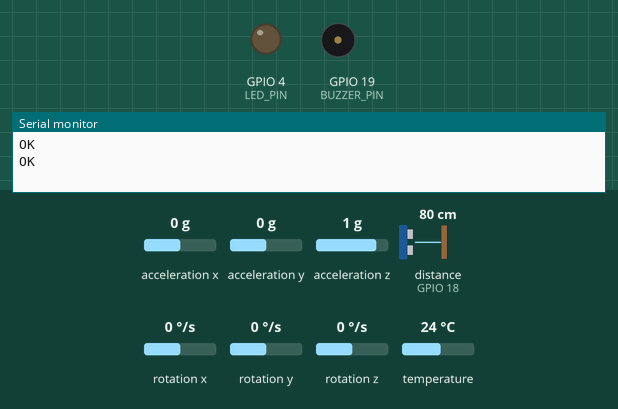
The sketch below on a simulated ESP32. Shown: output pins drawn as LEDs (lit = HIGH), buzzer (waves = sounding, pin HIGH), the last lines printed to the serial monitor. Wiring (inferred from the names in the program): ultrasonic range finder: trigger GPIO 5; echo GPIO 18. Dashed ring = blinking. The test bench sets the inputs (shaded band); at power-on: distance to the obstacle (sensor on GPIO 18) 80 cm, acceleration x 0 g, acceleration y 0 g, acceleration z 1 g, rotation x 0 °/s, rotation y 0 °/s, rotation z 0 °/s, temperature 24 °C. The echo pulse lasts 58.3 µs per cm; the modem accepts every AT command (registered, SIM ready, sends succeed) and sends nothing else; pins used as bus, display or sensor lines are not drawn.

Above: at 1.4 s.
1.5 s: distance to the obstacle (sensor on GPIO 18) set to 22 cm
3.0 s: distance to the obstacle (sensor on GPIO 18) set to 18 cm
At 3.23 s:
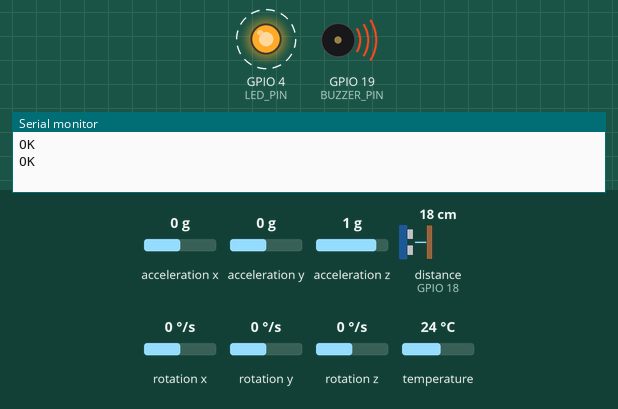
6.0 s: distance to the obstacle (sensor on GPIO 18) set to 35 cm
At 6.6 s:
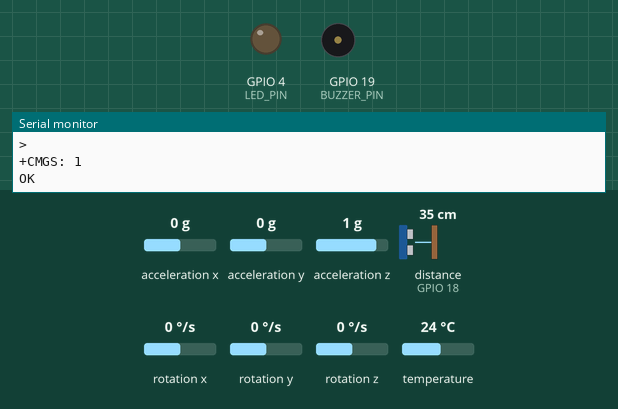
10.2 s: acceleration x set to -0.3 g
At 11.2 s:
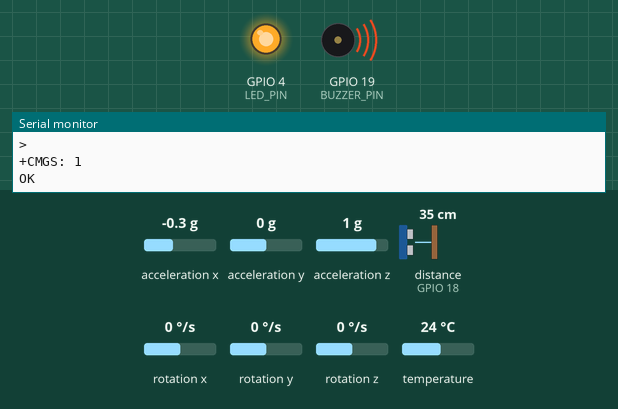
Timing chart, 0 to 12.8 s (numbered marks = the images above; inputs shaded):
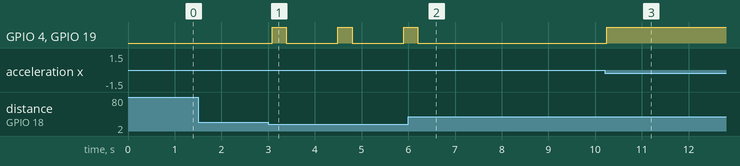

Measured:
- the behaviour switches between 20 and 19 cm on distance to the obstacle (sensor on GPIO 18) (found by bisection; images 0 and 1)
- the behaviour switches between -0.1 and -0.2 g on acceleration x (found by bisection; images 2 and 3)
- after the input at 1.5 s, every drawn part: stays the same
- after the input at 3.0 s, GPIO 4 (LED_PIN), GPIO 19 (BUZZER_PIN): alternates HIGH for 0.30 s and LOW for 1.1 s, starting after 0.09 s
- after the input at 6.0 s, GPIO 4 (LED_PIN), GPIO 19 (BUZZER_PIN): goes on until 6.2 s, then stays LOW
- after the input at 10.2 s, GPIO 4 (LED_PIN), GPIO 19 (BUZZER_PIN): LOW → HIGH at once

The sketch:

smartvehicle_code.ino
```cpp
#include <Wire.h>
#include <Adafruit_MPU6050.h>
#include <Adafruit_Sensor.h>
#include <HardwareSerial.h>

// Define the hardware serial ports for GPS and GSM
HardwareSerial GPS(2); // UART2 for GPS
HardwareSerial GSM(1); // UART1 for GSM

// Create an instance of the MPU6050 sensor
Adafruit_MPU6050 mpu;

// Define the pins for the ultrasonic sensor
#define TRIG_PIN 5
#define ECHO_PIN 18

// Define the pins for the LED and buzzer
#define LED_PIN 4
#define BUZZER_PIN 19

void setup() {
  // Initialize the serial monitor
  Serial.begin(115200);

  // Initialize the GPS and GSM modules
  GPS.begin(9600, SERIAL_8N1, 16, 17); // TX = GPIO16, RX = GPIO17
  GSM.begin(9600, SERIAL_8N1, 2, 15);  // TX = GPIO2, RX = GPIO15

  // Initialize the pins for the ultrasonic sensor, LED, and buzzer
  pinMode(TRIG_PIN, OUTPUT);
  pinMode(ECHO_PIN, INPUT);
  pinMode(LED_PIN, OUTPUT);
  pinMode(BUZZER_PIN, OUTPUT);

  // Initialize the MPU6050 sensor
  if (!mpu.begin()) {
    Serial.println("Failed to find MPU6050 chip");
    while (1) {
      delay(10);
    }
  }

  // Configure the MPU6050 sensor settings
  mpu.setAccelerometerRange(MPU6050_RANGE_8_G);
  mpu.setGyroRange(MPU6050_RANGE_500_DEG);
  mpu.setFilterBandwidth(MPU6050_BAND_21_HZ);

  // Initialize the GSM module
  GSM.println("AT");
  delay(100);
  GSM.println("AT+CMGF=1"); // Set SMS to text mode
  delay(100);
}

void loop() {
  // Read GPS data
  if (GPS.available() > 0) {
    String gpsData = GPS.readString();
    Serial.println(gpsData);
  }

  // Read ultrasonic sensor data
  long duration, distance;
  digitalWrite(TRIG_PIN, LOW);
  delayMicroseconds(2);
  digitalWrite(TRIG_PIN, HIGH);
  delayMicroseconds(10);
  digitalWrite(TRIG_PIN, LOW);
  duration = pulseIn(ECHO_PIN, HIGH);
  distance = (duration / 2) / 29.1;
  if (distance < 20) {
    digitalWrite(LED_PIN, HIGH);  // Turn on LED if object is within 20 cm
    digitalWrite(BUZZER_PIN, HIGH); // Turn on buzzer
    sendAlert("Object detected within 20 cm");
  } else {
    digitalWrite(LED_PIN, LOW);
    digitalWrite(BUZZER_PIN, LOW);
  }

  // Read MPU6050 sensor data
  sensors_event_t a, g, temp;
  mpu.getEvent(&a, &g, &temp);
  if (abs(a.acceleration.x) > 1 || abs(a.acceleration.y) > 1) {
    digitalWrite(LED_PIN, HIGH); // Turn on LED if sudden acceleration is detected
    digitalWrite(BUZZER_PIN, HIGH); // Turn on buzzer
    sendAlert("Sudden acceleration detected");
  } else {
    digitalWrite(LED_PIN, LOW);
    digitalWrite(BUZZER_PIN, LOW);
  }

  // Add a delay to prevent excessive sensor reading
  delay(100);
}

void sendAlert(String message) {
  GSM.println("AT+CMGS=\"+1234567890\""); // Replace with the recipient's phone number
  delay(100);
  GSM.println(message);
  delay(100);
  GSM.write(26); // CTRL+Z to send the SMS
  delay(100);
}
```
